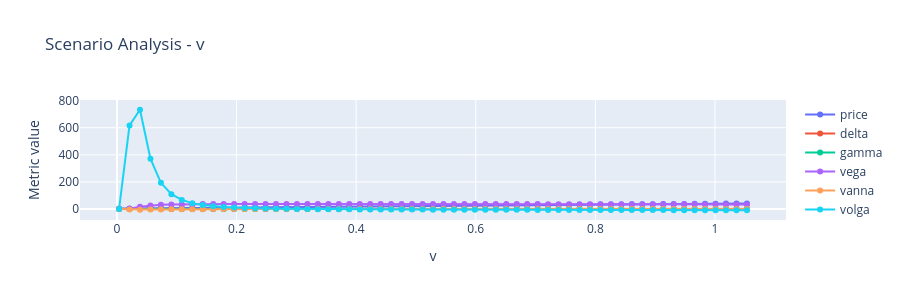

Here is the notebook cell this chart was saved with:
### Markdown cell above
### Volatility

### Code cell
base = {
    'S': 100, 'K': 100, 
    'r': 0.05, 'q': 0.00, 
    'v': 0.35, 
    'T': 1, 
    'call_or_put': 'CALL'
}

greeks_df = create_greeks_df(vary='v', low_b=-0.99, up_b=2.05, step=0.05, base_params=base)

plot_scenario_analysis(
    df = greeks_df,
    vary_metric = 'v',
    base_params = base,
    save_path = 'docs/Dv.html'
)
